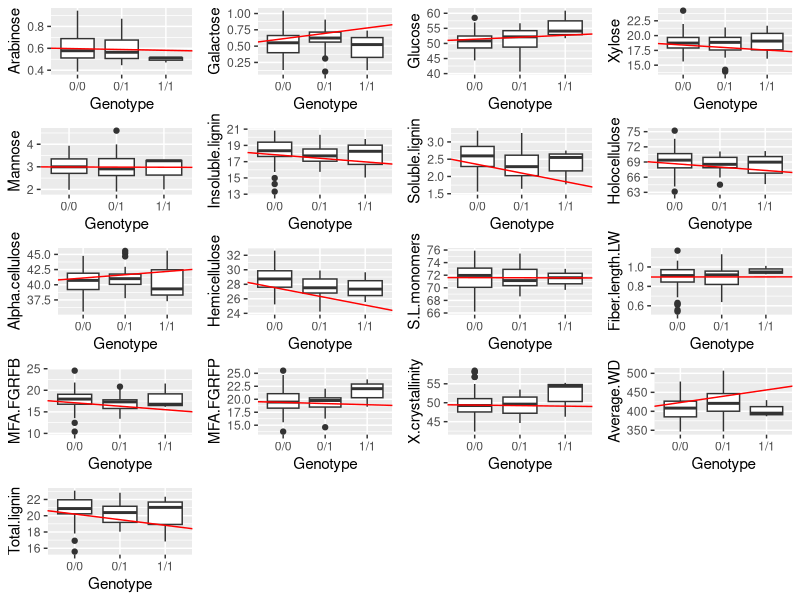
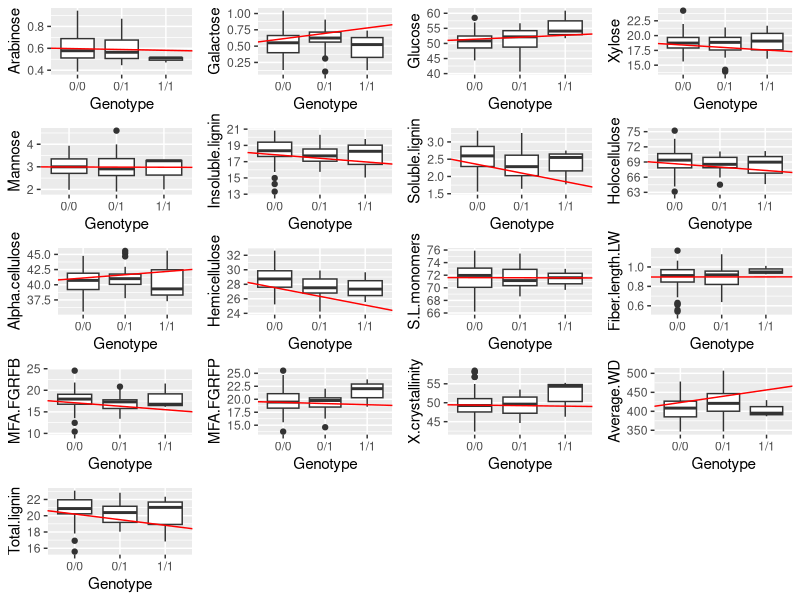

Write the R code that produced these figures, in order.
################################################################################
# R script to merge phenotypic and genotypic data, perform linear regression
# models and plot the results.
################################################################################

library(ggplot2)
library(ggpubr)

## Load the data

phenotype_table <- read.csv("../data/phenotypic_data.csv",
                            sep = ",", header = TRUE, dec = ".")

genotype_table <- read.csv("../data/genotypic_data.csv",
                    header = TRUE, sep = ",", check.names = FALSE,
                    stringsAsFactors = FALSE)

## Create a new table by merging the phenotype and genotype tables

# The match function is used
# It is better to use column names (strings) instead of column numbers
# (integers) when subsetting for improved code readibility
phenotype_table$genotype <- genotype_table[match(phenotype_table$IDs,
                                                 genotype_table$Id), "Genotype"]

# Then we need to remove the NA values (those for which no match in
# genotype_table was found)
phenotype_table <- phenotype_table[!is.na(phenotype_table$genotype), ]

# Replacing the contents of the genotype column with the relevant genotype
# information only
# sapply is a version of lapply that simplifies the output into a vector of the
# appropriate type (when applicable)
# Here I am using `[` as a
# function to extract the first element of each vector returned by strsplit
phenotype_table$genotype <- sapply(strsplit(phenotype_table$genotype, ":"),
                                   `[`, 1)

# When computational efficiency is not a concern (like here), avoid relying on
# external packages

# It it prefereable to use the same object name throughout the analysis;
# this may or may not be desirable if the original data.frame need to be
# accessed later in the analysis.
# However, this is not the case here, therefore doing so reduces the number of
# distinct objects created

# Reorganize columns
# No need to use cbind when reordering columns; you can simply use the order of
# column indices.
# Here is one case where  using integer column indices is recommended;
# it's much easier than writing out names
phenotype_table <- phenotype_table[, c(1, 19, 2:18)]

# Change column names
colnames(phenotype_table) <- c("ids",
                       "Genotype",
                       "Arabinose",
                       "Galactose",
                       "Glucose",
                       "Xylose",
                       "Mannose",
                       "Insoluble.lignin",
                       "Soluble.lignin",
                       "Holocellulose",
                       "Alpha.cellulose",
                       "Hemicellulose",
                       "S.L.monomers",
                       "Fiber.length.LW",
                       "MFA.FGRFB",
                       "MFA.FGRFP",
                       "X.crystallinity",
                       "Average.WD",
                       "Total.lignin")

# Remove unknown genotypes and change genotype names
phenotype_table <- phenotype_table[phenotype_table$Genotype != "./.", ]
phenotype_table$Genotype <- as.character(phenotype_table$Genotype)
phenotype_table[phenotype_table$Genotype == "1/0", "Genotype"] <- "0/1"

## Output boxplots

# The lapply function is used to iterate over all values in a list
# Its first argument is a list:
#  Here we can pass a data.frame because a data.frame is actually a list
# Its second argument is a function that will be applied to each element of the
# list:
#  The function can be defined beforehand and its name written out.
#  Here, an anonymous function is used instead, and defined directly inside the
#  function call
#  Additional arguments to the function (here, the genotype data) are passed as
#  additional arguments to lapply
regressions <- lapply(phenotype_table[, 3:19],
                      function(x, genotypes) lm(x ~ genotypes),
                      genotypes = phenotype_table$Genotype)

# The value returned is a list with one element per element in the original list
# Here, regressions is therefore a list of regression results, with names
# matching those of the original columns
# Assigning such intermediate results inside a list is a better approach than
# using "assign" because it stores the results together and does not clutter the
# global environment; all regressions can be accessed from within a single list;
# it also avoids having to access the objects using "eval"

# Here a for loop is used to generate the plot
# However, the results will still be assigned into a list as lapply would have
# done
plots <- list()

# We iterate over the phenotype names, which can be used to access data columns,
# regression results, and to assign elements in the "plots" list
for (i in names(phenotype_table)[3:19]) {
  plots[[i]] <- ggplot(data = phenotype_table,
                       mapping = aes_string(x = "Genotype", y = i)) +
    geom_boxplot() +
    geom_abline(slope = coef(regressions[[i]])[[2]],
                intercept = coef(regressions[[i]])[[1]],
                colour = "red") +
    ylab(i)
}

# Arrange the plots in one figure
ggarrange(plotlist = plots, nrow = 5, ncol = 4)

# Alternative way of using ggarrange
# Preparing a list of arguments to ggarrange from the plots list
# We only need to add arguments for nrow and ncol
plots$nrow <- 5
plots$ncol <- 4
do.call("ggarrange", plots)
